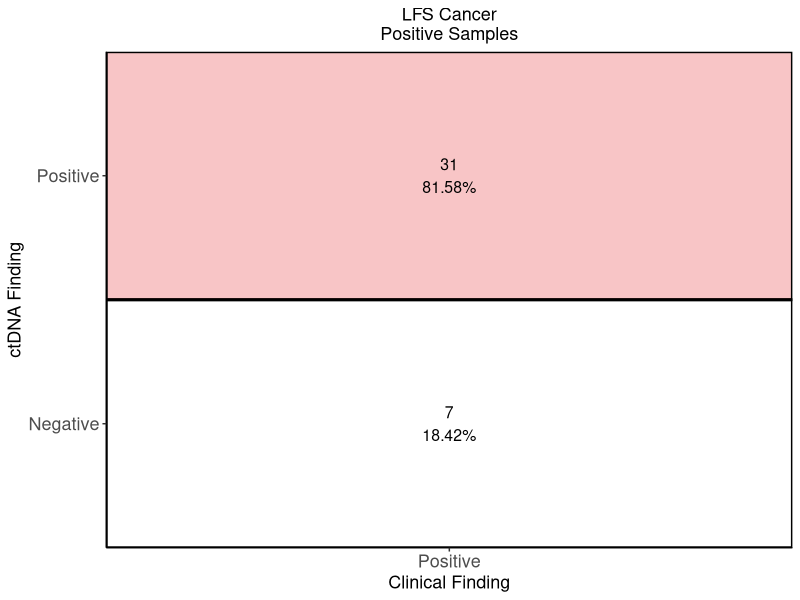
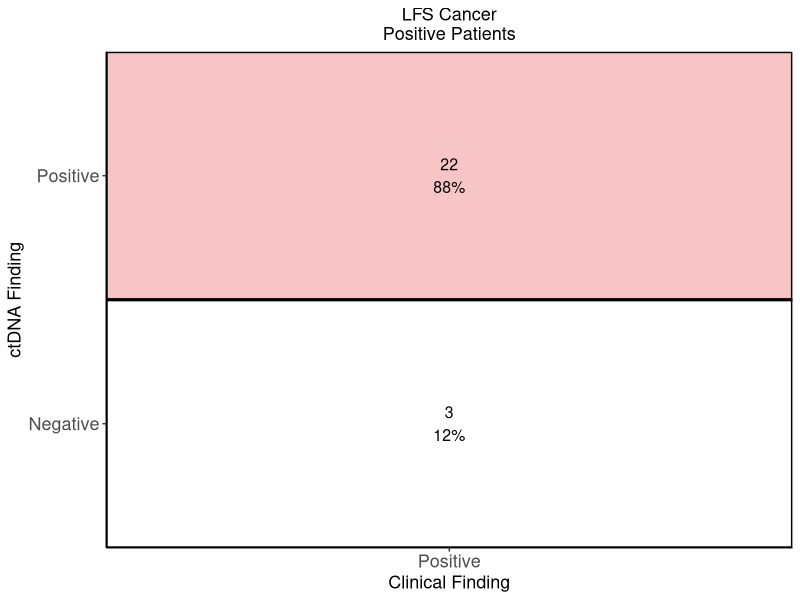
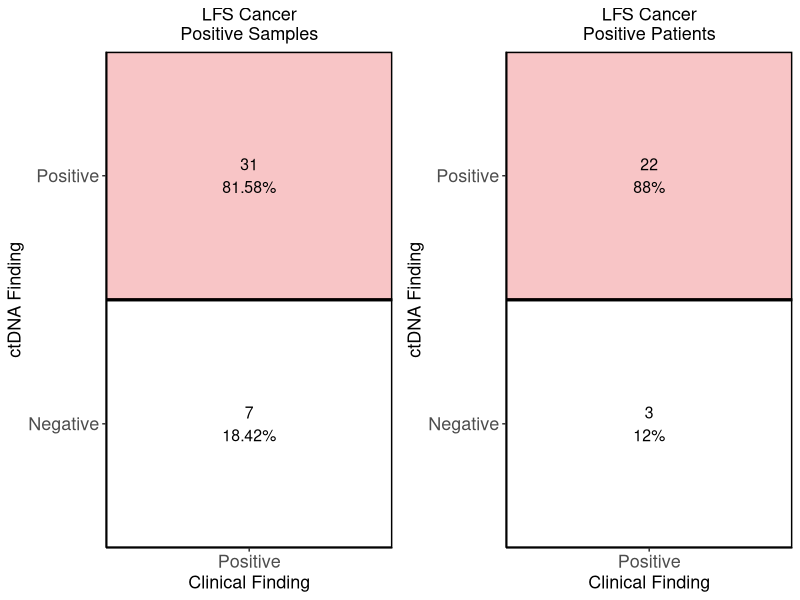
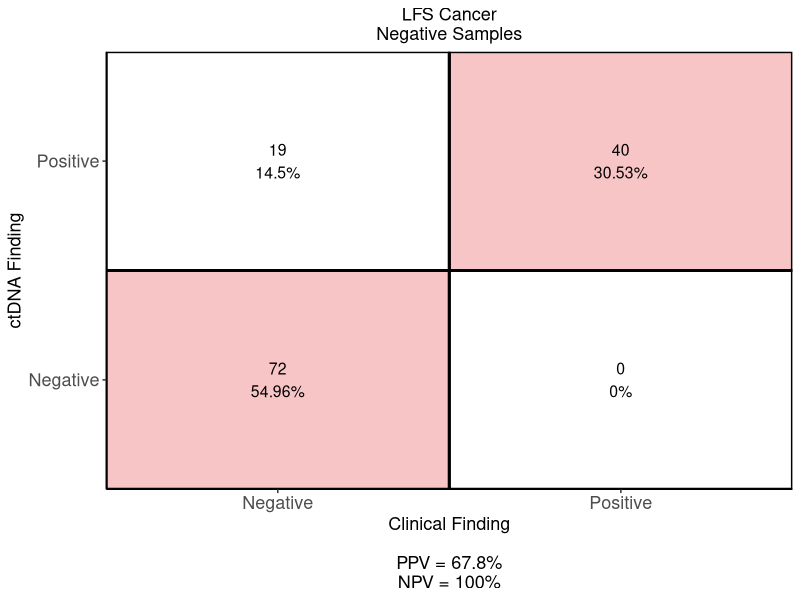
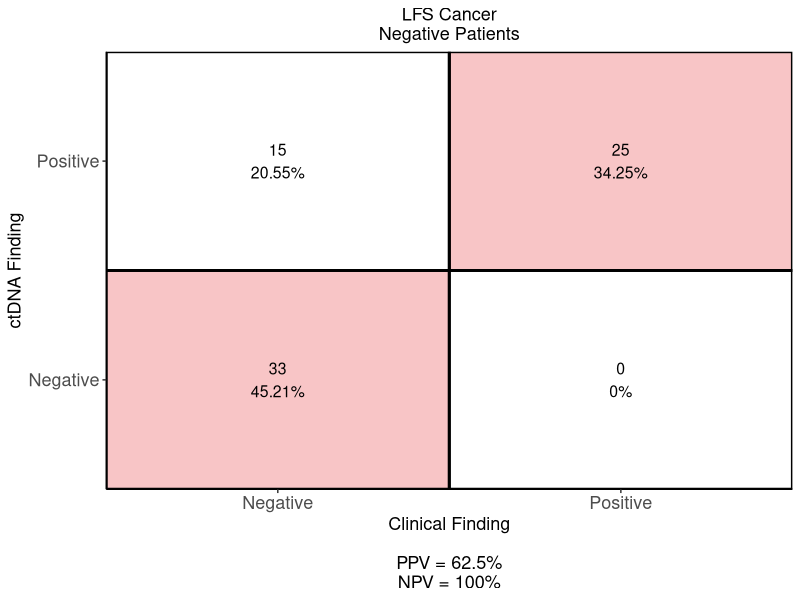
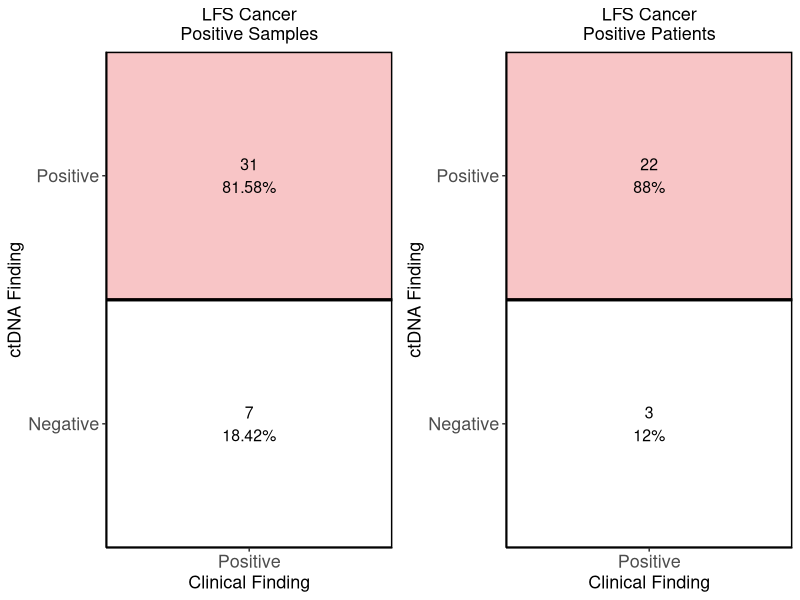

Here is the R script that generated these plots, in order: (Note: this script raises an error after producing the figures.)
library(ggplot2)
library(ggpubr)

outdir <- ""

### Make confusion matrices
# Positive samples
data_pos_sample <- data.frame(A = c("Positive", "Positive"),
                              B = c("Negative", "Positive"),
                              Y = c(7, 31),
                              color = c("bad", "good"))
sum_pos_sample <- sum(data_pos_sample$Y)

# Positive patients
data_pos_patient <- data.frame(A = c("Positive", "Positive"),
                               B = c("Negative", "Positive"),
                               Y = c(3, 22),
                               color = c("bad", "good"))
sum_pos_patient <- sum(data_pos_patient$Y)

# Negative samples
data_neg_sample <- data.frame(A = c("Negative", "Negative", "Positive", "Positive"),
                              B = c("Negative", "Positive", "Negative", "Positive"),
                              Y = c(72, 19, 0, 40),
                              color = c("good", "bad", "bad", "good"))
sum_neg_sample <- sum(data_neg_sample$Y)

# Negative patients
data_neg_patient <- data.frame(A = c("Negative", "Negative", "Positive", "Positive"),
                               B = c("Negative", "Positive", "Negative", "Positive"),
                               Y = c(33, 15, 0, 25),
                               color = c("good", "bad", "bad", "good"))
sum_neg_patient <- sum(data_neg_patient$Y)

### Set theme
theme <- theme(plot.title = element_text(hjust = 0.5, size = 13), 
               axis.line = element_line(colour = "black"),
               panel.grid.major = element_blank(),
               panel.grid.minor = element_blank(),
               panel.border = element_blank(),
               panel.background = element_blank(),
               legend.position = "none",
               legend.key = element_rect(fill = "white"),
               legend.text = element_text(size = 12),
               axis.text = element_text(size = 13),
               axis.title = element_text(size = 13))

### Plot cancer positives
mat_pos <- ggplot(data_pos_sample, aes(A, B)) +
  geom_tile(aes(fill = color), color = "black", size = 1, alpha = 0.25) +
  geom_text(aes(label = paste0(Y, "\n", round(Y/sum_pos_sample, 4)*100, "%")), vjust = 0.5, size = 4) +
  scale_fill_manual(values = c(good = "#E41A1C", bad = "white")) +
  xlab("Clinical Finding") +
  ylab("ctDNA Finding") +
  ggtitle("LFS Cancer\nPositive Samples") +
  theme +
  scale_x_discrete(expand = c(0,0)) +
  scale_y_discrete(expand = c(0,0))
mat_pos

mat_pos2 <- ggplot(data_pos_patient, aes(A, B)) +
  geom_tile(aes(fill = color), color = "black", size = 1, alpha = 0.25) +
  geom_text(aes(label = paste0(Y, "\n", round(Y/sum_pos_patient, 4)*100, "%")), vjust = 0.5, size = 4) +
  scale_fill_manual(values = c(good = "#E41A1C", bad = "white")) +
  xlab("Clinical Finding") +
  ylab("ctDNA Finding") +
  ggtitle("LFS Cancer\nPositive Patients") +
  theme +
  scale_x_discrete(expand = c(0,0)) +
  scale_y_discrete(expand = c(0,0))
mat_pos2

fig <- ggarrange(mat_pos, mat_pos2, align = "hv")
fig
ggsave(file.path(outdir, "confusion_matrix_pos.pdf"), fig, width = 5.35, height = 2)

### Plot cancer negatives
mat_neg <- ggplot(data_neg_sample, aes(A, B)) +
  geom_tile(aes(fill = color), color = "black", size = 1, alpha = 0.25) +
  geom_text(aes(label = paste0(Y, "\n", round(Y/sum_neg_sample, 4)*100, "%")), vjust = 0.5, size = 4) +
  scale_fill_manual(values = c(good = "#E41A1C", bad = "white")) +
  xlab(paste0("Clinical Finding\n\nPPV = ", round(data_neg_sample$Y[4]/sum(data_neg_sample$Y[c(2,4)])*100, 2), "%\n",
              "NPV = ", round(data_neg_sample$Y[1]/sum(data_neg_sample$Y[c(1,3)])*100, 2), "%")) +
  ylab("ctDNA Finding") +
  ggtitle("LFS Cancer\nNegative Samples") +
  theme +
  scale_x_discrete(expand = c(0,0)) +
  scale_y_discrete(expand = c(0,0))
mat_neg

mat_neg2 <- ggplot(data_neg_patient, aes(A, B)) +
  geom_tile(aes(fill = color), color = "black", size = 1, alpha = 0.25) +
  geom_text(aes(label = paste0(Y, "\n", round(Y/sum_neg_patient, 4)*100, "%")), vjust = 0.5, size = 4) +
  scale_fill_manual(values = c(good = "#E41A1C", bad = "white")) +
  xlab(paste0("Clinical Finding\n\nPPV = ", round(data_neg_patient$Y[4]/sum(data_neg_patient$Y[c(2,4)])*100, 2), "%\n",
              "NPV = ", round(data_neg_patient$Y[1]/sum(data_neg_patient$Y[c(1,3)])*100, 2), "%")) +
  ylab("ctDNA Finding") +
  ggtitle("LFS Cancer\nNegative Patients") +
  theme +
  scale_x_discrete(expand = c(0,0)) +
  scale_y_discrete(expand = c(0,0))
mat_neg2

fig <- grid.arrange(arrangeGrob(mat_neg + theme(plot.margin=unit(c(0.2,0.2,0.2,0.2), "cm")), 
                                mat_neg2 + theme(axis.title.y = element_blank(),
                                                 axis.text.y = element_blank(),
                                                 plot.margin=unit(c(0.2,0.2,0.2,0.2), "cm")),
                                widths = c(1.5, 1),
                                nrow = 1))
fig
ggsave(file.path(outdir, "confusion_matrix_neg.pdf"), fig, width = 5, height = 4)


